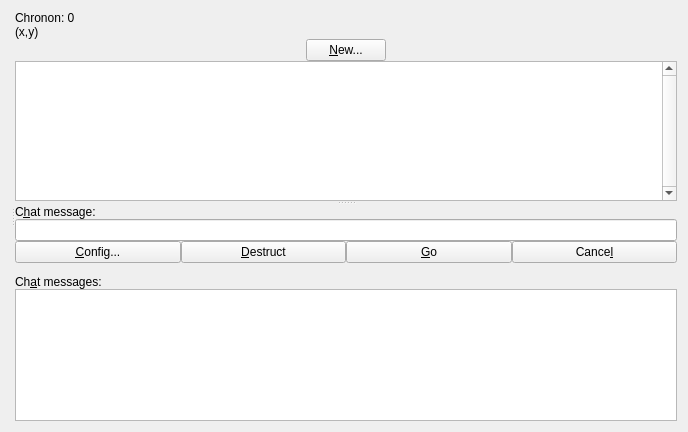
<?xml version="1.0" encoding="UTF-8"?>
<ui version="4.0">
 <class>ManageNamesPage</class>
 <widget class="QWidget" name="ManageNamesPage">
  <property name="geometry">
   <rect>
    <x>0</x>
    <y>0</y>
    <width>688</width>
    <height>432</height>
   </rect>
  </property>
  <property name="windowTitle">
   <string>Game</string>
  </property>
  <layout class="QVBoxLayout" stretch="1">
   <item>
    <widget class="QSplitter" name="horizontalLayout">
     <property name="orientation">
      <enum>Qt::Horizontal</enum>
     </property>
     <property name="childrenCollapsible">
      <bool>false</bool>
     </property>
     <widget class="QWidget" name="layoutWidget">
      <layout class="QVBoxLayout" name="verticalLayoutGameMap">
       <property name="sizeConstraint">
        <enum>QLayout::SetDefaultConstraint</enum>
       </property>
      </layout>
     </widget>
     <widget class="QSplitter" name="layoutWidget">
      <property name="orientation">
       <enum>Qt::Vertical</enum>
      </property>
      <property name="childrenCollapsible">
       <bool>false</bool>
      </property>
      <widget class="QWidget">
       <layout class="QVBoxLayout" name="verticalLayoutTop" stretch="0,0,1">
        <property name="spacing">
         <number>0</number>
        </property>
        <item>
         <widget class="QLabel" name="chrononLabel">
          <property name="toolTip">
           <string>Time moment of the game (equals the block number)</string>
          </property>
          <property name="text">
           <string notr="true">Chronon: 0</string>
          </property>
         </widget>
        </item>
        <item>
         <widget class="QLabel" name="gameCoord">
          <property name="text">
           <string notr="true">(x,y)</string>
          </property>
         </widget>
        </item>        
        <item>
         <layout class="QHBoxLayout" name="horizontalLayoutTop">
          <item>
           <widget class="QPushButton" name="newButton">
            <property name="sizePolicy">
             <sizepolicy hsizetype="Fixed" vsizetype="Fixed">
              <horstretch>0</horstretch>
              <verstretch>0</verstretch>
             </sizepolicy>
            </property>
            <property name="toolTip">
             <string>New player cost: 1 HUC + fee (0.005).
   Player starts with 3 characters (general + two hunters), collect hearts for more characters (up to 20).</string>
            </property>
            <property name="statusTip">
             <string>New player cost: 1 HUC + fee (0.005)</string>
            </property>
            <property name="text">
             <string>&amp;New...</string>
            </property>
           </widget>
          </item>
         </layout>
        </item>
        <item>
         <widget class="QTableView" name="tableCharacters">
          <property name="minimumSize">
           <size>
            <width>0</width>
            <height>70</height>
           </size>
          </property>
          <property name="maximumSize">
           <size>
            <width>16777215</width>
            <height>500</height>
           </size>
          </property>
          <property name="toolTip">
           <string>Select character(s) and click on the map to set destination. Move will be queued. Press Go to send all queued moves (for all characters of the selected player). Double-click character to center the map on him.</string>
          </property>
          <property name="verticalScrollBarPolicy">
           <enum>Qt::ScrollBarAlwaysOn</enum>
          </property>
          <property name="tabKeyNavigation">
           <bool>false</bool>
          </property>
          <property name="selectionMode">
           <enum>QAbstractItemView::ExtendedSelection</enum>
          </property>
          <property name="selectionBehavior">
           <enum>QAbstractItemView::SelectRows</enum>
          </property>
          <attribute name="verticalHeaderVisible">
           <bool>false</bool>
          </attribute>
         </widget>
        </item>
       </layout>
      </widget>
      <widget class="QWidget">
       <layout class="QVBoxLayout" name="verticalLayoutBottom" stretch="0,0,0,0,0,1">
        <property name="spacing">
         <number>0</number>
        </property>
        <item>
         <widget class="QLabel" name="label_8">
          <property name="sizePolicy">
           <sizepolicy hsizetype="Preferred" vsizetype="Maximum">
            <horstretch>0</horstretch>
            <verstretch>0</verstretch>
           </sizepolicy>
          </property>
          <property name="text">
           <string>C&amp;hat message:</string>
          </property>
          <property name="alignment">
           <set>Qt::AlignLeading|Qt::AlignLeft|Qt::AlignVCenter</set>
          </property>
          <property name="buddy">
           <cstring>messageEdit</cstring>
          </property>
         </widget>
        </item>
        <item>
         <widget class="QLineEdit" name="messageEdit">
          <property name="maxLength">
           <number>1000</number>
          </property>
         </widget>
        </item>
        <item>
         <layout class="QHBoxLayout" name="horizontalLayout_2">
          <item>
           <widget class="QPushButton" name="configButton">
            <property name="toolTip">
             <string>Change reward address for current player.</string>
            </property>
            <property name="text">
             <string>&amp;Config...</string>
            </property>
           </widget>
          </item>
          <item>
           <widget class="QPushButton" name="destructButton">
            <property name="toolTip">
             <string>Queue self-destruction for current character (also kills nearby enemies).</string>
            </property>
            <property name="text">
             <string>&amp;Destruct</string>
            </property>
           </widget>
          </item>
          <item>
           <widget class="QPushButton" name="goButton">
            <property name="toolTip">
             <string>Send move for all characters of the player (and chat message).</string>
            </property>
            <property name="text">
             <string>&amp;Go</string>
            </property>
            <property name="icon">
             <iconset resource="../bitcoin.qrc">
              <normaloff>:/icons/send</normaloff>:/icons/send</iconset>
            </property>
           </widget>
          </item>
          <item>
           <widget class="QPushButton" name="cancelButton">
            <property name="toolTip">
             <string>Cancel queued moves for selected characters.</string>
            </property>
            <property name="text">
             <string>Cance&amp;l</string>
            </property>
            <property name="icon">
             <iconset resource="../bitcoin.qrc">
              <normaloff>:/icons/quit</normaloff>:/icons/quit</iconset>
            </property>
           </widget>
          </item>
         </layout>
        </item>
        <item>
         <spacer name="verticalSpacer">
          <property name="orientation">
           <enum>Qt::Vertical</enum>
          </property>
          <property name="sizeType">
           <enum>QSizePolicy::Maximum</enum>
          </property>
          <property name="sizeHint" stdset="0">
           <size>
            <width>20</width>
            <height>12</height>
           </size>
          </property>
         </spacer>
        </item>
        <item>
         <widget class="QLabel" name="label_7">
          <property name="sizePolicy">
           <sizepolicy hsizetype="Preferred" vsizetype="Maximum">
            <horstretch>0</horstretch>
            <verstretch>0</verstretch>
           </sizepolicy>
          </property>
          <property name="text">
           <string>Ch&amp;at messages:</string>
          </property>
          <property name="alignment">
           <set>Qt::AlignLeading|Qt::AlignLeft|Qt::AlignVCenter</set>
          </property>
          <property name="buddy">
           <cstring>textChat</cstring>
          </property>
         </widget>
        </item>
        <item>
         <widget class="QTextEdit" name="textChat">
          <property name="sizePolicy">
           <sizepolicy hsizetype="Expanding" vsizetype="Expanding">
            <horstretch>0</horstretch>
            <verstretch>0</verstretch>
           </sizepolicy>
          </property>
          <property name="statusTip">
           <string>Chat window shows messages from up to 5 last blocks. Blocks are separated with horizontal lines.</string>
          </property>
          <property name="tabChangesFocus">
           <bool>true</bool>
          </property>
          <property name="readOnly">
           <bool>true</bool>
          </property>
         </widget>
        </item>
       </layout>
      </widget>
     </widget>
    </widget>
   </item>
  </layout>
 </widget>
 <resources>
  <include location="../bitcoin.qrc"/>
 </resources>
 <connections/>
</ui>
